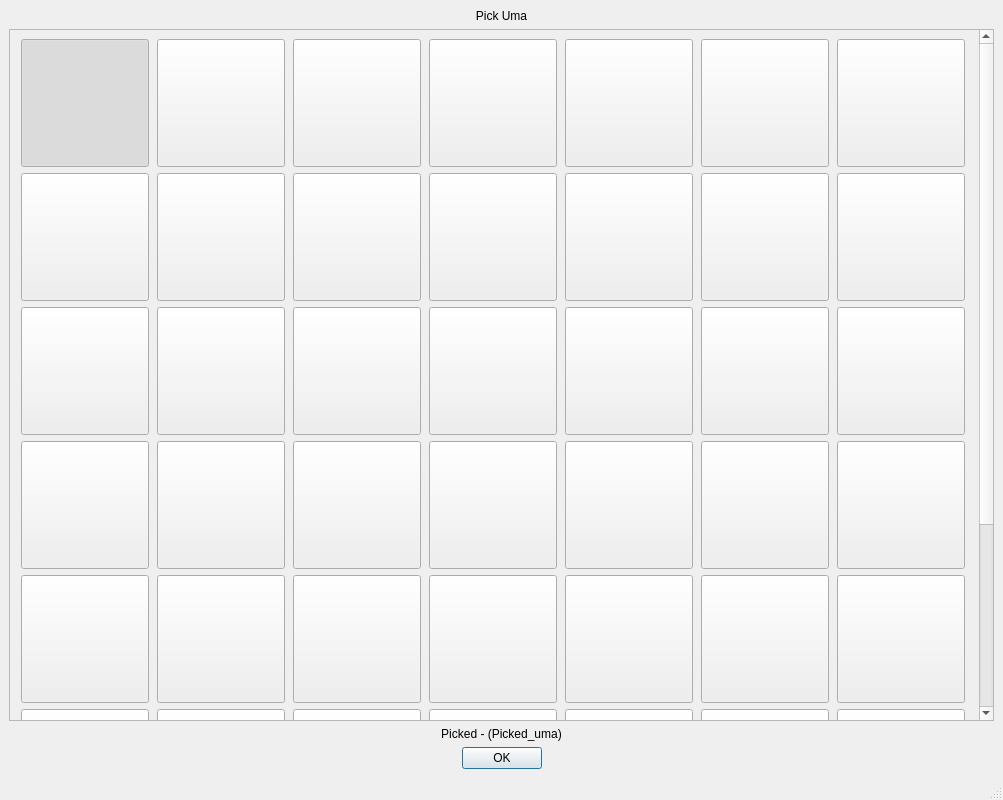
<?xml version="1.0" encoding="UTF-8"?>
<ui version="4.0">
 <class>MainWindow</class>
 <widget class="QMainWindow" name="MainWindow">
  <property name="geometry">
   <rect>
    <x>0</x>
    <y>0</y>
    <width>1003</width>
    <height>800</height>
   </rect>
  </property>
  <property name="windowTitle">
   <string>MainWindow</string>
  </property>
  <widget class="QWidget" name="centralwidget">
   <layout class="QVBoxLayout" name="verticalLayout">
    <item>
     <widget class="QLabel" name="label_Pick_Uma">
      <property name="text">
       <string>Pick Uma</string>
      </property>
      <property name="alignment">
       <set>Qt::AlignmentFlag::AlignCenter</set>
      </property>
     </widget>
    </item>
    <item>
     <widget class="QScrollArea" name="scrollArea">
      <property name="sizeAdjustPolicy">
       <enum>QAbstractScrollArea::SizeAdjustPolicy::AdjustToContents</enum>
      </property>
      <property name="widgetResizable">
       <bool>true</bool>
      </property>
      <widget class="QWidget" name="scrollAreaWidgetContents_2">
       <property name="geometry">
        <rect>
         <x>0</x>
         <y>0</y>
         <width>966</width>
         <height>950</height>
        </rect>
       </property>
       <layout class="QGridLayout" name="gridLayout_3">
        <item row="6" column="0">
         <widget class="QPushButton" name="pushButton_4">
          <property name="minimumSize">
           <size>
            <width>128</width>
            <height>128</height>
           </size>
          </property>
          <property name="maximumSize">
           <size>
            <width>128</width>
            <height>128</height>
           </size>
          </property>
          <property name="baseSize">
           <size>
            <width>128</width>
            <height>128</height>
           </size>
          </property>
          <property name="text">
           <string/>
          </property>
          <property name="checkable">
           <bool>true</bool>
          </property>
          <attribute name="buttonGroup">
           <string notr="true">buttonGroup</string>
          </attribute>
         </widget>
        </item>
        <item row="4" column="0">
         <widget class="QPushButton" name="pushButton_39">
          <property name="minimumSize">
           <size>
            <width>128</width>
            <height>128</height>
           </size>
          </property>
          <property name="maximumSize">
           <size>
            <width>128</width>
            <height>128</height>
           </size>
          </property>
          <property name="baseSize">
           <size>
            <width>128</width>
            <height>128</height>
           </size>
          </property>
          <property name="text">
           <string/>
          </property>
          <property name="checkable">
           <bool>true</bool>
          </property>
          <attribute name="buttonGroup">
           <string notr="true">buttonGroup</string>
          </attribute>
         </widget>
        </item>
        <item row="2" column="3">
         <widget class="QPushButton" name="pushButton_25">
          <property name="minimumSize">
           <size>
            <width>128</width>
            <height>128</height>
           </size>
          </property>
          <property name="maximumSize">
           <size>
            <width>128</width>
            <height>128</height>
           </size>
          </property>
          <property name="baseSize">
           <size>
            <width>128</width>
            <height>128</height>
           </size>
          </property>
          <property name="text">
           <string/>
          </property>
          <property name="checkable">
           <bool>true</bool>
          </property>
          <attribute name="buttonGroup">
           <string notr="true">buttonGroup</string>
          </attribute>
         </widget>
        </item>
        <item row="4" column="3">
         <widget class="QPushButton" name="pushButton_34">
          <property name="minimumSize">
           <size>
            <width>128</width>
            <height>128</height>
           </size>
          </property>
          <property name="maximumSize">
           <size>
            <width>128</width>
            <height>128</height>
           </size>
          </property>
          <property name="baseSize">
           <size>
            <width>128</width>
            <height>128</height>
           </size>
          </property>
          <property name="text">
           <string/>
          </property>
          <property name="checkable">
           <bool>true</bool>
          </property>
          <attribute name="buttonGroup">
           <string notr="true">buttonGroup</string>
          </attribute>
         </widget>
        </item>
        <item row="2" column="6">
         <widget class="QPushButton" name="pushButton_28">
          <property name="minimumSize">
           <size>
            <width>128</width>
            <height>128</height>
           </size>
          </property>
          <property name="maximumSize">
           <size>
            <width>128</width>
            <height>128</height>
           </size>
          </property>
          <property name="baseSize">
           <size>
            <width>128</width>
            <height>128</height>
           </size>
          </property>
          <property name="text">
           <string/>
          </property>
          <property name="checkable">
           <bool>true</bool>
          </property>
          <attribute name="buttonGroup">
           <string notr="true">buttonGroup</string>
          </attribute>
         </widget>
        </item>
        <item row="4" column="2">
         <widget class="QPushButton" name="pushButton_35">
          <property name="minimumSize">
           <size>
            <width>128</width>
            <height>128</height>
           </size>
          </property>
          <property name="maximumSize">
           <size>
            <width>128</width>
            <height>128</height>
           </size>
          </property>
          <property name="baseSize">
           <size>
            <width>128</width>
            <height>128</height>
           </size>
          </property>
          <property name="text">
           <string/>
          </property>
          <property name="checkable">
           <bool>true</bool>
          </property>
          <attribute name="buttonGroup">
           <string notr="true">buttonGroup</string>
          </attribute>
         </widget>
        </item>
        <item row="6" column="6">
         <widget class="QPushButton" name="pushButton_3">
          <property name="minimumSize">
           <size>
            <width>128</width>
            <height>128</height>
           </size>
          </property>
          <property name="maximumSize">
           <size>
            <width>128</width>
            <height>128</height>
           </size>
          </property>
          <property name="baseSize">
           <size>
            <width>128</width>
            <height>128</height>
           </size>
          </property>
          <property name="text">
           <string/>
          </property>
          <property name="checkable">
           <bool>true</bool>
          </property>
          <property name="checked">
           <bool>false</bool>
          </property>
          <attribute name="buttonGroup">
           <string notr="true">buttonGroup</string>
          </attribute>
         </widget>
        </item>
        <item row="5" column="5">
         <widget class="QPushButton" name="pushButton_10">
          <property name="minimumSize">
           <size>
            <width>128</width>
            <height>128</height>
           </size>
          </property>
          <property name="maximumSize">
           <size>
            <width>128</width>
            <height>128</height>
           </size>
          </property>
          <property name="baseSize">
           <size>
            <width>128</width>
            <height>128</height>
           </size>
          </property>
          <property name="text">
           <string/>
          </property>
          <property name="checkable">
           <bool>true</bool>
          </property>
          <attribute name="buttonGroup">
           <string notr="true">buttonGroup</string>
          </attribute>
         </widget>
        </item>
        <item row="3" column="3">
         <widget class="QPushButton" name="pushButton_33">
          <property name="minimumSize">
           <size>
            <width>128</width>
            <height>128</height>
           </size>
          </property>
          <property name="maximumSize">
           <size>
            <width>128</width>
            <height>128</height>
           </size>
          </property>
          <property name="baseSize">
           <size>
            <width>128</width>
            <height>128</height>
           </size>
          </property>
          <property name="text">
           <string/>
          </property>
          <property name="checkable">
           <bool>true</bool>
          </property>
          <attribute name="buttonGroup">
           <string notr="true">buttonGroup</string>
          </attribute>
         </widget>
        </item>
        <item row="1" column="4">
         <widget class="QPushButton" name="pushButton_23">
          <property name="minimumSize">
           <size>
            <width>128</width>
            <height>128</height>
           </size>
          </property>
          <property name="maximumSize">
           <size>
            <width>128</width>
            <height>128</height>
           </size>
          </property>
          <property name="baseSize">
           <size>
            <width>128</width>
            <height>128</height>
           </size>
          </property>
          <property name="text">
           <string/>
          </property>
          <property name="checkable">
           <bool>true</bool>
          </property>
          <attribute name="buttonGroup">
           <string notr="true">buttonGroup</string>
          </attribute>
         </widget>
        </item>
        <item row="5" column="2">
         <widget class="QPushButton" name="pushButton_42">
          <property name="minimumSize">
           <size>
            <width>128</width>
            <height>128</height>
           </size>
          </property>
          <property name="maximumSize">
           <size>
            <width>128</width>
            <height>128</height>
           </size>
          </property>
          <property name="baseSize">
           <size>
            <width>128</width>
            <height>128</height>
           </size>
          </property>
          <property name="text">
           <string/>
          </property>
          <property name="checkable">
           <bool>true</bool>
          </property>
          <attribute name="buttonGroup">
           <string notr="true">buttonGroup</string>
          </attribute>
         </widget>
        </item>
        <item row="0" column="5">
         <widget class="QPushButton" name="pushButton_9">
          <property name="minimumSize">
           <size>
            <width>128</width>
            <height>128</height>
           </size>
          </property>
          <property name="maximumSize">
           <size>
            <width>128</width>
            <height>128</height>
           </size>
          </property>
          <property name="baseSize">
           <size>
            <width>128</width>
            <height>128</height>
           </size>
          </property>
          <property name="text">
           <string/>
          </property>
          <property name="checkable">
           <bool>true</bool>
          </property>
          <attribute name="buttonGroup">
           <string notr="true">buttonGroup</string>
          </attribute>
         </widget>
        </item>
        <item row="5" column="0">
         <widget class="QPushButton" name="pushButton_5">
          <property name="minimumSize">
           <size>
            <width>128</width>
            <height>128</height>
           </size>
          </property>
          <property name="maximumSize">
           <size>
            <width>128</width>
            <height>128</height>
           </size>
          </property>
          <property name="baseSize">
           <size>
            <width>128</width>
            <height>128</height>
           </size>
          </property>
          <property name="text">
           <string/>
          </property>
          <property name="checkable">
           <bool>true</bool>
          </property>
          <attribute name="buttonGroup">
           <string notr="true">buttonGroup</string>
          </attribute>
         </widget>
        </item>
        <item row="0" column="4">
         <widget class="QPushButton" name="pushButton_8">
          <property name="minimumSize">
           <size>
            <width>128</width>
            <height>128</height>
           </size>
          </property>
          <property name="maximumSize">
           <size>
            <width>128</width>
            <height>128</height>
           </size>
          </property>
          <property name="baseSize">
           <size>
            <width>128</width>
            <height>128</height>
           </size>
          </property>
          <property name="text">
           <string/>
          </property>
          <property name="checkable">
           <bool>true</bool>
          </property>
          <attribute name="buttonGroup">
           <string notr="true">buttonGroup</string>
          </attribute>
         </widget>
        </item>
        <item row="2" column="1">
         <widget class="QPushButton" name="pushButton_19">
          <property name="minimumSize">
           <size>
            <width>128</width>
            <height>128</height>
           </size>
          </property>
          <property name="maximumSize">
           <size>
            <width>128</width>
            <height>128</height>
           </size>
          </property>
          <property name="baseSize">
           <size>
            <width>128</width>
            <height>128</height>
           </size>
          </property>
          <property name="text">
           <string/>
          </property>
          <property name="checkable">
           <bool>true</bool>
          </property>
          <attribute name="buttonGroup">
           <string notr="true">buttonGroup</string>
          </attribute>
         </widget>
        </item>
        <item row="3" column="1">
         <widget class="QPushButton" name="pushButton_37">
          <property name="minimumSize">
           <size>
            <width>128</width>
            <height>128</height>
           </size>
          </property>
          <property name="maximumSize">
           <size>
            <width>128</width>
            <height>128</height>
           </size>
          </property>
          <property name="baseSize">
           <size>
            <width>128</width>
            <height>128</height>
           </size>
          </property>
          <property name="text">
           <string/>
          </property>
          <property name="checkable">
           <bool>true</bool>
          </property>
          <attribute name="buttonGroup">
           <string notr="true">buttonGroup</string>
          </attribute>
         </widget>
        </item>
        <item row="1" column="5">
         <widget class="QPushButton" name="pushButton_14">
          <property name="minimumSize">
           <size>
            <width>128</width>
            <height>128</height>
           </size>
          </property>
          <property name="maximumSize">
           <size>
            <width>128</width>
            <height>128</height>
           </size>
          </property>
          <property name="baseSize">
           <size>
            <width>128</width>
            <height>128</height>
           </size>
          </property>
          <property name="text">
           <string/>
          </property>
          <property name="checkable">
           <bool>true</bool>
          </property>
          <attribute name="buttonGroup">
           <string notr="true">buttonGroup</string>
          </attribute>
         </widget>
        </item>
        <item row="0" column="2">
         <widget class="QPushButton" name="pushButton_16">
          <property name="minimumSize">
           <size>
            <width>128</width>
            <height>128</height>
           </size>
          </property>
          <property name="maximumSize">
           <size>
            <width>128</width>
            <height>128</height>
           </size>
          </property>
          <property name="baseSize">
           <size>
            <width>128</width>
            <height>128</height>
           </size>
          </property>
          <property name="text">
           <string/>
          </property>
          <property name="checkable">
           <bool>true</bool>
          </property>
          <attribute name="buttonGroup">
           <string notr="true">buttonGroup</string>
          </attribute>
         </widget>
        </item>
        <item row="2" column="5">
         <widget class="QPushButton" name="pushButton_13">
          <property name="minimumSize">
           <size>
            <width>128</width>
            <height>128</height>
           </size>
          </property>
          <property name="maximumSize">
           <size>
            <width>128</width>
            <height>128</height>
           </size>
          </property>
          <property name="baseSize">
           <size>
            <width>128</width>
            <height>128</height>
           </size>
          </property>
          <property name="text">
           <string/>
          </property>
          <property name="checkable">
           <bool>true</bool>
          </property>
          <attribute name="buttonGroup">
           <string notr="true">buttonGroup</string>
          </attribute>
         </widget>
        </item>
        <item row="2" column="4">
         <widget class="QPushButton" name="pushButton_24">
          <property name="minimumSize">
           <size>
            <width>128</width>
            <height>128</height>
           </size>
          </property>
          <property name="maximumSize">
           <size>
            <width>128</width>
            <height>128</height>
           </size>
          </property>
          <property name="baseSize">
           <size>
            <width>128</width>
            <height>128</height>
           </size>
          </property>
          <property name="text">
           <string/>
          </property>
          <property name="checkable">
           <bool>true</bool>
          </property>
          <attribute name="buttonGroup">
           <string notr="true">buttonGroup</string>
          </attribute>
         </widget>
        </item>
        <item row="3" column="6">
         <widget class="QPushButton" name="pushButton_29">
          <property name="minimumSize">
           <size>
            <width>128</width>
            <height>128</height>
           </size>
          </property>
          <property name="maximumSize">
           <size>
            <width>128</width>
            <height>128</height>
           </size>
          </property>
          <property name="baseSize">
           <size>
            <width>128</width>
            <height>128</height>
           </size>
          </property>
          <property name="text">
           <string/>
          </property>
          <property name="checkable">
           <bool>true</bool>
          </property>
          <attribute name="buttonGroup">
           <string notr="true">buttonGroup</string>
          </attribute>
         </widget>
        </item>
        <item row="1" column="2">
         <widget class="QPushButton" name="pushButton_21">
          <property name="minimumSize">
           <size>
            <width>128</width>
            <height>128</height>
           </size>
          </property>
          <property name="maximumSize">
           <size>
            <width>128</width>
            <height>128</height>
           </size>
          </property>
          <property name="baseSize">
           <size>
            <width>128</width>
            <height>128</height>
           </size>
          </property>
          <property name="text">
           <string/>
          </property>
          <property name="checkable">
           <bool>true</bool>
          </property>
          <attribute name="buttonGroup">
           <string notr="true">buttonGroup</string>
          </attribute>
         </widget>
        </item>
        <item row="5" column="6">
         <widget class="QPushButton" name="pushButton">
          <property name="minimumSize">
           <size>
            <width>128</width>
            <height>128</height>
           </size>
          </property>
          <property name="maximumSize">
           <size>
            <width>128</width>
            <height>128</height>
           </size>
          </property>
          <property name="baseSize">
           <size>
            <width>128</width>
            <height>128</height>
           </size>
          </property>
          <property name="text">
           <string/>
          </property>
          <property name="checkable">
           <bool>true</bool>
          </property>
          <attribute name="buttonGroup">
           <string notr="true">buttonGroup</string>
          </attribute>
         </widget>
        </item>
        <item row="4" column="5">
         <widget class="QPushButton" name="pushButton_11">
          <property name="minimumSize">
           <size>
            <width>128</width>
            <height>128</height>
           </size>
          </property>
          <property name="maximumSize">
           <size>
            <width>128</width>
            <height>128</height>
           </size>
          </property>
          <property name="baseSize">
           <size>
            <width>128</width>
            <height>128</height>
           </size>
          </property>
          <property name="text">
           <string/>
          </property>
          <property name="checkable">
           <bool>true</bool>
          </property>
          <attribute name="buttonGroup">
           <string notr="true">buttonGroup</string>
          </attribute>
         </widget>
        </item>
        <item row="0" column="0">
         <widget class="QPushButton" name="King_Halo">
          <property name="minimumSize">
           <size>
            <width>128</width>
            <height>128</height>
           </size>
          </property>
          <property name="maximumSize">
           <size>
            <width>128</width>
            <height>128</height>
           </size>
          </property>
          <property name="baseSize">
           <size>
            <width>128</width>
            <height>128</height>
           </size>
          </property>
          <property name="styleSheet">
           <string notr="true">image: url(:/Uma_img/Uma_images/Special_Week.png);</string>
          </property>
          <property name="text">
           <string/>
          </property>
          <property name="checkable">
           <bool>true</bool>
          </property>
          <property name="checked">
           <bool>true</bool>
          </property>
          <property name="flat">
           <bool>false</bool>
          </property>
          <attribute name="buttonGroup">
           <string notr="true">buttonGroup</string>
          </attribute>
         </widget>
        </item>
        <item row="3" column="0">
         <widget class="QPushButton" name="pushButton_40">
          <property name="minimumSize">
           <size>
            <width>128</width>
            <height>128</height>
           </size>
          </property>
          <property name="maximumSize">
           <size>
            <width>128</width>
            <height>128</height>
           </size>
          </property>
          <property name="baseSize">
           <size>
            <width>128</width>
            <height>128</height>
           </size>
          </property>
          <property name="text">
           <string/>
          </property>
          <property name="checkable">
           <bool>true</bool>
          </property>
          <attribute name="buttonGroup">
           <string notr="true">buttonGroup</string>
          </attribute>
         </widget>
        </item>
        <item row="2" column="2">
         <widget class="QPushButton" name="pushButton_26">
          <property name="minimumSize">
           <size>
            <width>128</width>
            <height>128</height>
           </size>
          </property>
          <property name="maximumSize">
           <size>
            <width>128</width>
            <height>128</height>
           </size>
          </property>
          <property name="baseSize">
           <size>
            <width>128</width>
            <height>128</height>
           </size>
          </property>
          <property name="text">
           <string/>
          </property>
          <property name="checkable">
           <bool>true</bool>
          </property>
          <attribute name="buttonGroup">
           <string notr="true">buttonGroup</string>
          </attribute>
         </widget>
        </item>
        <item row="3" column="2">
         <widget class="QPushButton" name="pushButton_36">
          <property name="minimumSize">
           <size>
            <width>128</width>
            <height>128</height>
           </size>
          </property>
          <property name="maximumSize">
           <size>
            <width>128</width>
            <height>128</height>
           </size>
          </property>
          <property name="baseSize">
           <size>
            <width>128</width>
            <height>128</height>
           </size>
          </property>
          <property name="text">
           <string/>
          </property>
          <property name="checkable">
           <bool>true</bool>
          </property>
          <attribute name="buttonGroup">
           <string notr="true">buttonGroup</string>
          </attribute>
         </widget>
        </item>
        <item row="5" column="4">
         <widget class="QPushButton" name="pushButton_43">
          <property name="minimumSize">
           <size>
            <width>128</width>
            <height>128</height>
           </size>
          </property>
          <property name="maximumSize">
           <size>
            <width>128</width>
            <height>128</height>
           </size>
          </property>
          <property name="baseSize">
           <size>
            <width>128</width>
            <height>128</height>
           </size>
          </property>
          <property name="text">
           <string/>
          </property>
          <property name="checkable">
           <bool>true</bool>
          </property>
          <attribute name="buttonGroup">
           <string notr="true">buttonGroup</string>
          </attribute>
         </widget>
        </item>
        <item row="0" column="6">
         <widget class="QPushButton" name="pushButton_2">
          <property name="minimumSize">
           <size>
            <width>128</width>
            <height>128</height>
           </size>
          </property>
          <property name="maximumSize">
           <size>
            <width>128</width>
            <height>128</height>
           </size>
          </property>
          <property name="baseSize">
           <size>
            <width>128</width>
            <height>128</height>
           </size>
          </property>
          <property name="text">
           <string/>
          </property>
          <property name="checkable">
           <bool>true</bool>
          </property>
          <attribute name="buttonGroup">
           <string notr="true">buttonGroup</string>
          </attribute>
         </widget>
        </item>
        <item row="1" column="6">
         <widget class="QPushButton" name="pushButton_27">
          <property name="minimumSize">
           <size>
            <width>128</width>
            <height>128</height>
           </size>
          </property>
          <property name="maximumSize">
           <size>
            <width>128</width>
            <height>128</height>
           </size>
          </property>
          <property name="baseSize">
           <size>
            <width>128</width>
            <height>128</height>
           </size>
          </property>
          <property name="text">
           <string/>
          </property>
          <property name="checkable">
           <bool>true</bool>
          </property>
          <attribute name="buttonGroup">
           <string notr="true">buttonGroup</string>
          </attribute>
         </widget>
        </item>
        <item row="2" column="0">
         <widget class="QPushButton" name="pushButton_18">
          <property name="minimumSize">
           <size>
            <width>128</width>
            <height>128</height>
           </size>
          </property>
          <property name="maximumSize">
           <size>
            <width>128</width>
            <height>128</height>
           </size>
          </property>
          <property name="baseSize">
           <size>
            <width>128</width>
            <height>128</height>
           </size>
          </property>
          <property name="text">
           <string/>
          </property>
          <property name="checkable">
           <bool>true</bool>
          </property>
          <attribute name="buttonGroup">
           <string notr="true">buttonGroup</string>
          </attribute>
         </widget>
        </item>
        <item row="5" column="1">
         <widget class="QPushButton" name="pushButton_41">
          <property name="minimumSize">
           <size>
            <width>128</width>
            <height>128</height>
           </size>
          </property>
          <property name="maximumSize">
           <size>
            <width>128</width>
            <height>128</height>
           </size>
          </property>
          <property name="baseSize">
           <size>
            <width>128</width>
            <height>128</height>
           </size>
          </property>
          <property name="text">
           <string/>
          </property>
          <property name="checkable">
           <bool>true</bool>
          </property>
          <attribute name="buttonGroup">
           <string notr="true">buttonGroup</string>
          </attribute>
         </widget>
        </item>
        <item row="3" column="4">
         <widget class="QPushButton" name="pushButton_32">
          <property name="minimumSize">
           <size>
            <width>128</width>
            <height>128</height>
           </size>
          </property>
          <property name="maximumSize">
           <size>
            <width>128</width>
            <height>128</height>
           </size>
          </property>
          <property name="baseSize">
           <size>
            <width>128</width>
            <height>128</height>
           </size>
          </property>
          <property name="text">
           <string/>
          </property>
          <property name="checkable">
           <bool>true</bool>
          </property>
          <attribute name="buttonGroup">
           <string notr="true">buttonGroup</string>
          </attribute>
         </widget>
        </item>
        <item row="0" column="3">
         <widget class="QPushButton" name="pushButton_7">
          <property name="minimumSize">
           <size>
            <width>128</width>
            <height>128</height>
           </size>
          </property>
          <property name="maximumSize">
           <size>
            <width>128</width>
            <height>128</height>
           </size>
          </property>
          <property name="baseSize">
           <size>
            <width>128</width>
            <height>128</height>
           </size>
          </property>
          <property name="text">
           <string/>
          </property>
          <property name="checkable">
           <bool>true</bool>
          </property>
          <attribute name="buttonGroup">
           <string notr="true">buttonGroup</string>
          </attribute>
         </widget>
        </item>
        <item row="4" column="1">
         <widget class="QPushButton" name="pushButton_38">
          <property name="minimumSize">
           <size>
            <width>128</width>
            <height>128</height>
           </size>
          </property>
          <property name="maximumSize">
           <size>
            <width>128</width>
            <height>128</height>
           </size>
          </property>
          <property name="baseSize">
           <size>
            <width>128</width>
            <height>128</height>
           </size>
          </property>
          <property name="text">
           <string/>
          </property>
          <property name="checkable">
           <bool>true</bool>
          </property>
          <attribute name="buttonGroup">
           <string notr="true">buttonGroup</string>
          </attribute>
         </widget>
        </item>
        <item row="0" column="1">
         <widget class="QPushButton" name="pushButton_15">
          <property name="minimumSize">
           <size>
            <width>128</width>
            <height>128</height>
           </size>
          </property>
          <property name="maximumSize">
           <size>
            <width>128</width>
            <height>128</height>
           </size>
          </property>
          <property name="baseSize">
           <size>
            <width>128</width>
            <height>128</height>
           </size>
          </property>
          <property name="text">
           <string/>
          </property>
          <property name="checkable">
           <bool>true</bool>
          </property>
          <property name="checked">
           <bool>false</bool>
          </property>
          <attribute name="buttonGroup">
           <string notr="true">buttonGroup</string>
          </attribute>
         </widget>
        </item>
        <item row="1" column="1">
         <widget class="QPushButton" name="pushButton_20">
          <property name="minimumSize">
           <size>
            <width>128</width>
            <height>128</height>
           </size>
          </property>
          <property name="maximumSize">
           <size>
            <width>128</width>
            <height>128</height>
           </size>
          </property>
          <property name="baseSize">
           <size>
            <width>128</width>
            <height>128</height>
           </size>
          </property>
          <property name="text">
           <string/>
          </property>
          <property name="checkable">
           <bool>true</bool>
          </property>
          <attribute name="buttonGroup">
           <string notr="true">buttonGroup</string>
          </attribute>
         </widget>
        </item>
        <item row="4" column="4">
         <widget class="QPushButton" name="pushButton_31">
          <property name="minimumSize">
           <size>
            <width>128</width>
            <height>128</height>
           </size>
          </property>
          <property name="maximumSize">
           <size>
            <width>128</width>
            <height>128</height>
           </size>
          </property>
          <property name="baseSize">
           <size>
            <width>128</width>
            <height>128</height>
           </size>
          </property>
          <property name="text">
           <string/>
          </property>
          <property name="checkable">
           <bool>true</bool>
          </property>
          <attribute name="buttonGroup">
           <string notr="true">buttonGroup</string>
          </attribute>
         </widget>
        </item>
        <item row="1" column="3">
         <widget class="QPushButton" name="pushButton_22">
          <property name="minimumSize">
           <size>
            <width>128</width>
            <height>128</height>
           </size>
          </property>
          <property name="maximumSize">
           <size>
            <width>128</width>
            <height>128</height>
           </size>
          </property>
          <property name="baseSize">
           <size>
            <width>128</width>
            <height>128</height>
           </size>
          </property>
          <property name="text">
           <string/>
          </property>
          <property name="checkable">
           <bool>true</bool>
          </property>
          <property name="checked">
           <bool>false</bool>
          </property>
          <attribute name="buttonGroup">
           <string notr="true">buttonGroup</string>
          </attribute>
         </widget>
        </item>
        <item row="3" column="5">
         <widget class="QPushButton" name="pushButton_12">
          <property name="minimumSize">
           <size>
            <width>128</width>
            <height>128</height>
           </size>
          </property>
          <property name="maximumSize">
           <size>
            <width>128</width>
            <height>128</height>
           </size>
          </property>
          <property name="baseSize">
           <size>
            <width>128</width>
            <height>128</height>
           </size>
          </property>
          <property name="text">
           <string/>
          </property>
          <property name="checkable">
           <bool>true</bool>
          </property>
          <attribute name="buttonGroup">
           <string notr="true">buttonGroup</string>
          </attribute>
         </widget>
        </item>
        <item row="1" column="0">
         <widget class="QPushButton" name="pushButton_17">
          <property name="minimumSize">
           <size>
            <width>128</width>
            <height>128</height>
           </size>
          </property>
          <property name="maximumSize">
           <size>
            <width>128</width>
            <height>128</height>
           </size>
          </property>
          <property name="baseSize">
           <size>
            <width>128</width>
            <height>128</height>
           </size>
          </property>
          <property name="text">
           <string/>
          </property>
          <property name="checkable">
           <bool>true</bool>
          </property>
          <attribute name="buttonGroup">
           <string notr="true">buttonGroup</string>
          </attribute>
         </widget>
        </item>
        <item row="4" column="6">
         <widget class="QPushButton" name="pushButton_30">
          <property name="minimumSize">
           <size>
            <width>128</width>
            <height>128</height>
           </size>
          </property>
          <property name="maximumSize">
           <size>
            <width>128</width>
            <height>128</height>
           </size>
          </property>
          <property name="baseSize">
           <size>
            <width>128</width>
            <height>128</height>
           </size>
          </property>
          <property name="text">
           <string/>
          </property>
          <property name="checkable">
           <bool>true</bool>
          </property>
          <attribute name="buttonGroup">
           <string notr="true">buttonGroup</string>
          </attribute>
         </widget>
        </item>
        <item row="5" column="3">
         <widget class="QPushButton" name="pushButton_87">
          <property name="minimumSize">
           <size>
            <width>128</width>
            <height>128</height>
           </size>
          </property>
          <property name="maximumSize">
           <size>
            <width>128</width>
            <height>128</height>
           </size>
          </property>
          <property name="baseSize">
           <size>
            <width>128</width>
            <height>128</height>
           </size>
          </property>
          <property name="text">
           <string/>
          </property>
          <property name="checkable">
           <bool>true</bool>
          </property>
          <attribute name="buttonGroup">
           <string notr="true">buttonGroup</string>
          </attribute>
         </widget>
        </item>
        <item row="6" column="3">
         <widget class="QPushButton" name="pushButton_88">
          <property name="minimumSize">
           <size>
            <width>128</width>
            <height>128</height>
           </size>
          </property>
          <property name="maximumSize">
           <size>
            <width>128</width>
            <height>128</height>
           </size>
          </property>
          <property name="baseSize">
           <size>
            <width>128</width>
            <height>128</height>
           </size>
          </property>
          <property name="text">
           <string/>
          </property>
          <property name="checkable">
           <bool>true</bool>
          </property>
          <attribute name="buttonGroup">
           <string notr="true">buttonGroup</string>
          </attribute>
         </widget>
        </item>
        <item row="6" column="2">
         <widget class="QPushButton" name="pushButton_89">
          <property name="minimumSize">
           <size>
            <width>128</width>
            <height>128</height>
           </size>
          </property>
          <property name="maximumSize">
           <size>
            <width>128</width>
            <height>128</height>
           </size>
          </property>
          <property name="baseSize">
           <size>
            <width>128</width>
            <height>128</height>
           </size>
          </property>
          <property name="text">
           <string/>
          </property>
          <property name="checkable">
           <bool>true</bool>
          </property>
          <attribute name="buttonGroup">
           <string notr="true">buttonGroup</string>
          </attribute>
         </widget>
        </item>
        <item row="6" column="1">
         <widget class="QPushButton" name="pushButton_90">
          <property name="minimumSize">
           <size>
            <width>128</width>
            <height>128</height>
           </size>
          </property>
          <property name="maximumSize">
           <size>
            <width>128</width>
            <height>128</height>
           </size>
          </property>
          <property name="baseSize">
           <size>
            <width>128</width>
            <height>128</height>
           </size>
          </property>
          <property name="text">
           <string/>
          </property>
          <property name="checkable">
           <bool>true</bool>
          </property>
          <attribute name="buttonGroup">
           <string notr="true">buttonGroup</string>
          </attribute>
         </widget>
        </item>
        <item row="6" column="4">
         <widget class="QPushButton" name="pushButton_91">
          <property name="minimumSize">
           <size>
            <width>128</width>
            <height>128</height>
           </size>
          </property>
          <property name="maximumSize">
           <size>
            <width>128</width>
            <height>128</height>
           </size>
          </property>
          <property name="baseSize">
           <size>
            <width>128</width>
            <height>128</height>
           </size>
          </property>
          <property name="text">
           <string/>
          </property>
          <property name="checkable">
           <bool>true</bool>
          </property>
          <attribute name="buttonGroup">
           <string notr="true">buttonGroup</string>
          </attribute>
         </widget>
        </item>
        <item row="6" column="5">
         <widget class="QPushButton" name="pushButton_92">
          <property name="minimumSize">
           <size>
            <width>128</width>
            <height>128</height>
           </size>
          </property>
          <property name="maximumSize">
           <size>
            <width>128</width>
            <height>128</height>
           </size>
          </property>
          <property name="baseSize">
           <size>
            <width>128</width>
            <height>128</height>
           </size>
          </property>
          <property name="text">
           <string/>
          </property>
          <property name="checkable">
           <bool>true</bool>
          </property>
          <attribute name="buttonGroup">
           <string notr="true">buttonGroup</string>
          </attribute>
         </widget>
        </item>
       </layout>
      </widget>
     </widget>
    </item>
    <item>
     <widget class="QLabel" name="label_Pick_Uma_2">
      <property name="text">
       <string>Picked - (Picked_uma)</string>
      </property>
      <property name="alignment">
       <set>Qt::AlignmentFlag::AlignCenter</set>
      </property>
     </widget>
    </item>
    <item>
     <widget class="QDialogButtonBox" name="button_OK">
      <property name="layoutDirection">
       <enum>Qt::LayoutDirection::LeftToRight</enum>
      </property>
      <property name="standardButtons">
       <set>QDialogButtonBox::StandardButton::Ok</set>
      </property>
      <property name="centerButtons">
       <bool>true</bool>
      </property>
     </widget>
    </item>
   </layout>
  </widget>
  <widget class="QMenuBar" name="menubar">
   <property name="enabled">
    <bool>true</bool>
   </property>
   <property name="geometry">
    <rect>
     <x>0</x>
     <y>0</y>
     <width>1003</width>
     <height>22</height>
    </rect>
   </property>
  </widget>
  <widget class="QStatusBar" name="statusbar"/>
 </widget>
 <resources>
  <include location="Uma_img.qrc"/>
 </resources>
 <connections/>
 <buttongroups>
  <buttongroup name="buttonGroup">
   <property name="Size" stdset="0">
    <size>
     <width>128</width>
     <height>128</height>
    </size>
   </property>
  </buttongroup>
 </buttongroups>
</ui>
